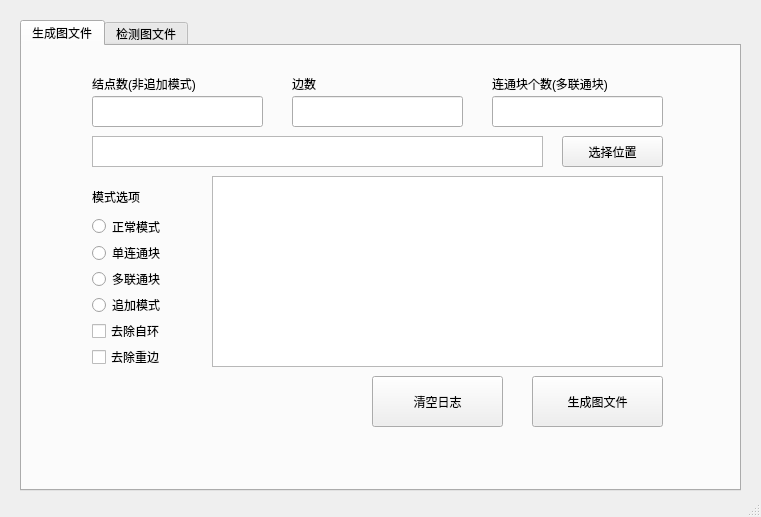
<?xml version="1.0" encoding="UTF-8"?>
<ui version="4.0">
 <class>MainWindow</class>
 <widget class="QMainWindow" name="MainWindow">
  <property name="geometry">
   <rect>
    <x>0</x>
    <y>0</y>
    <width>761</width>
    <height>517</height>
   </rect>
  </property>
  <property name="windowTitle">
   <string>MainWindow</string>
  </property>
  <widget class="QWidget" name="centralwidget">
   <widget class="QTabWidget" name="tabWidget">
    <property name="geometry">
     <rect>
      <x>20</x>
      <y>20</y>
      <width>721</width>
      <height>471</height>
     </rect>
    </property>
    <property name="currentIndex">
     <number>0</number>
    </property>
    <widget class="QWidget" name="generate">
     <attribute name="title">
      <string>生成图文件</string>
     </attribute>
     <widget class="QLabel" name="label_4">
      <property name="geometry">
       <rect>
        <x>70</x>
        <y>30</y>
        <width>171</width>
        <height>16</height>
       </rect>
      </property>
      <property name="text">
       <string>结点数(非追加模式)</string>
      </property>
     </widget>
     <widget class="QLabel" name="label_5">
      <property name="geometry">
       <rect>
        <x>270</x>
        <y>30</y>
        <width>171</width>
        <height>16</height>
       </rect>
      </property>
      <property name="text">
       <string>边数</string>
      </property>
     </widget>
     <widget class="QWidget" name="verticalLayoutWidget">
      <property name="geometry">
       <rect>
        <x>70</x>
        <y>170</y>
        <width>101</width>
        <height>151</height>
       </rect>
      </property>
      <layout class="QVBoxLayout" name="verticalLayout">
       <item>
        <widget class="QRadioButton" name="NormalModeButton">
         <property name="text">
          <string>正常模式</string>
         </property>
        </widget>
       </item>
       <item>
        <widget class="QRadioButton" name="OneConnectModeButton">
         <property name="text">
          <string>单连通块</string>
         </property>
        </widget>
       </item>
       <item>
        <widget class="QRadioButton" name="MultyConnectButton">
         <property name="text">
          <string>多联通块</string>
         </property>
        </widget>
       </item>
       <item>
        <widget class="QRadioButton" name="AddModeButton">
         <property name="text">
          <string>追加模式</string>
         </property>
        </widget>
       </item>
       <item>
        <widget class="QCheckBox" name="NoSelfLoopButton">
         <property name="text">
          <string>去除自环</string>
         </property>
        </widget>
       </item>
       <item>
        <widget class="QCheckBox" name="NoMultyEdgeButton">
         <property name="text">
          <string>去除重边</string>
         </property>
        </widget>
       </item>
      </layout>
     </widget>
     <widget class="QPushButton" name="GenerateButton">
      <property name="geometry">
       <rect>
        <x>510</x>
        <y>330</y>
        <width>131</width>
        <height>51</height>
       </rect>
      </property>
      <property name="text">
       <string>生成图文件</string>
      </property>
     </widget>
     <widget class="QTextEdit" name="InputLocation">
      <property name="geometry">
       <rect>
        <x>70</x>
        <y>90</y>
        <width>451</width>
        <height>31</height>
       </rect>
      </property>
     </widget>
     <widget class="QPushButton" name="SelectPathButton">
      <property name="geometry">
       <rect>
        <x>540</x>
        <y>90</y>
        <width>101</width>
        <height>31</height>
       </rect>
      </property>
      <property name="text">
       <string>选择位置</string>
      </property>
     </widget>
     <widget class="QTextBrowser" name="textBrowser">
      <property name="geometry">
       <rect>
        <x>190</x>
        <y>130</y>
        <width>451</width>
        <height>191</height>
       </rect>
      </property>
     </widget>
     <widget class="QLabel" name="ModeSelect">
      <property name="geometry">
       <rect>
        <x>70</x>
        <y>140</y>
        <width>89</width>
        <height>21</height>
       </rect>
      </property>
      <property name="text">
       <string>模式选项</string>
      </property>
     </widget>
     <widget class="QLineEdit" name="VerNumInput">
      <property name="geometry">
       <rect>
        <x>70</x>
        <y>50</y>
        <width>171</width>
        <height>31</height>
       </rect>
      </property>
     </widget>
     <widget class="QLineEdit" name="EdgeNumInput">
      <property name="geometry">
       <rect>
        <x>270</x>
        <y>50</y>
        <width>171</width>
        <height>31</height>
       </rect>
      </property>
     </widget>
     <widget class="QLineEdit" name="BlockNumInput">
      <property name="geometry">
       <rect>
        <x>470</x>
        <y>50</y>
        <width>171</width>
        <height>31</height>
       </rect>
      </property>
     </widget>
     <widget class="QLabel" name="label_6">
      <property name="geometry">
       <rect>
        <x>470</x>
        <y>30</y>
        <width>171</width>
        <height>16</height>
       </rect>
      </property>
      <property name="text">
       <string>连通块个数(多联通块)</string>
      </property>
     </widget>
     <widget class="QPushButton" name="ClearTextBrowserButton">
      <property name="geometry">
       <rect>
        <x>350</x>
        <y>330</y>
        <width>131</width>
        <height>51</height>
       </rect>
      </property>
      <property name="text">
       <string>清空日志</string>
      </property>
     </widget>
    </widget>
    <widget class="QWidget" name="tab">
     <attribute name="title">
      <string>检测图文件</string>
     </attribute>
     <widget class="QTextBrowser" name="LogBrowser">
      <property name="geometry">
       <rect>
        <x>60</x>
        <y>30</y>
        <width>611</width>
        <height>211</height>
       </rect>
      </property>
     </widget>
     <widget class="QWidget" name="horizontalLayoutWidget">
      <property name="geometry">
       <rect>
        <x>80</x>
        <y>250</y>
        <width>321</width>
        <height>51</height>
       </rect>
      </property>
      <layout class="QHBoxLayout" name="horizontalLayout">
       <item>
        <widget class="QLabel" name="label">
         <property name="text">
          <string>结点数据类型</string>
         </property>
        </widget>
       </item>
       <item>
        <widget class="QRadioButton" name="IntFormatButton">
         <property name="text">
          <string>整形</string>
         </property>
        </widget>
       </item>
       <item>
        <widget class="QRadioButton" name="StringFormatButton">
         <property name="text">
          <string>字符串</string>
         </property>
        </widget>
       </item>
      </layout>
     </widget>
     <widget class="QPushButton" name="ClearLogButton">
      <property name="geometry">
       <rect>
        <x>550</x>
        <y>250</y>
        <width>121</width>
        <height>41</height>
       </rect>
      </property>
      <property name="text">
       <string>清空日志</string>
      </property>
     </widget>
     <widget class="QPushButton" name="CheckMinDistButton">
      <property name="geometry">
       <rect>
        <x>570</x>
        <y>390</y>
        <width>101</width>
        <height>31</height>
       </rect>
      </property>
      <property name="text">
       <string>最短路距离</string>
      </property>
     </widget>
     <widget class="QPushButton" name="InputSubGraphButton">
      <property name="geometry">
       <rect>
        <x>460</x>
        <y>340</y>
        <width>101</width>
        <height>31</height>
       </rect>
      </property>
      <property name="text">
       <string>导入子图</string>
      </property>
     </widget>
     <widget class="QPushButton" name="CheckButton">
      <property name="geometry">
       <rect>
        <x>570</x>
        <y>340</y>
        <width>101</width>
        <height>31</height>
       </rect>
      </property>
      <property name="text">
       <string>检查</string>
      </property>
     </widget>
     <widget class="QPushButton" name="CheckUnicomButton">
      <property name="geometry">
       <rect>
        <x>460</x>
        <y>390</y>
        <width>101</width>
        <height>31</height>
       </rect>
      </property>
      <property name="text">
       <string>检查连通性</string>
      </property>
     </widget>
     <widget class="QPushButton" name="InputGraphButton">
      <property name="geometry">
       <rect>
        <x>460</x>
        <y>300</y>
        <width>101</width>
        <height>31</height>
       </rect>
      </property>
      <property name="text">
       <string>导入原图</string>
      </property>
     </widget>
     <widget class="QPushButton" name="NewCheckerButton">
      <property name="geometry">
       <rect>
        <x>570</x>
        <y>300</y>
        <width>101</width>
        <height>31</height>
       </rect>
      </property>
      <property name="text">
       <string>生成检查器</string>
      </property>
     </widget>
     <widget class="QLabel" name="label_3">
      <property name="geometry">
       <rect>
        <x>250</x>
        <y>370</y>
        <width>45</width>
        <height>21</height>
       </rect>
      </property>
      <property name="text">
       <string>结点2</string>
      </property>
     </widget>
     <widget class="QLabel" name="label_2">
      <property name="geometry">
       <rect>
        <x>60</x>
        <y>370</y>
        <width>45</width>
        <height>21</height>
       </rect>
      </property>
      <property name="text">
       <string>结点1</string>
      </property>
     </widget>
     <widget class="QTextEdit" name="InputGraph">
      <property name="geometry">
       <rect>
        <x>60</x>
        <y>300</y>
        <width>351</width>
        <height>31</height>
       </rect>
      </property>
     </widget>
     <widget class="QTextEdit" name="Ver1Input">
      <property name="geometry">
       <rect>
        <x>60</x>
        <y>390</y>
        <width>161</width>
        <height>31</height>
       </rect>
      </property>
     </widget>
     <widget class="QTextEdit" name="Ver2Input">
      <property name="geometry">
       <rect>
        <x>250</x>
        <y>390</y>
        <width>161</width>
        <height>31</height>
       </rect>
      </property>
     </widget>
     <widget class="QTextEdit" name="InputSubGraph">
      <property name="geometry">
       <rect>
        <x>60</x>
        <y>340</y>
        <width>351</width>
        <height>31</height>
       </rect>
      </property>
     </widget>
    </widget>
   </widget>
  </widget>
  <widget class="QMenuBar" name="menubar">
   <property name="geometry">
    <rect>
     <x>0</x>
     <y>0</y>
     <width>761</width>
     <height>25</height>
    </rect>
   </property>
  </widget>
  <widget class="QStatusBar" name="statusbar"/>
 </widget>
 <resources/>
 <connections/>
</ui>
